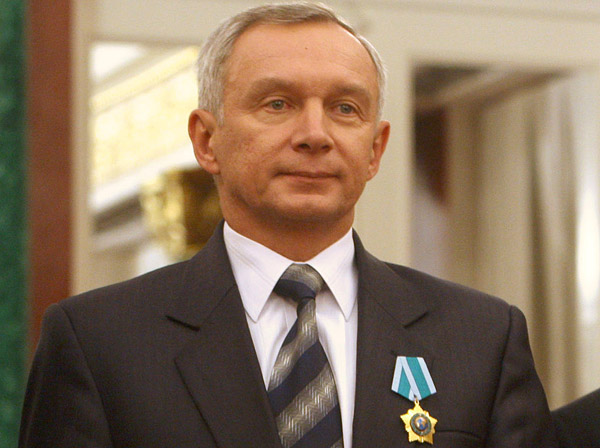
#> input picture labs/lab4/img/image.png, 600 x 448 px
$ python task.py
#> lines starting #> are read from the running program, lines starting #| are printed output that depends on the picture; after the words box and inside, x2 and y2 are one past the last pixel; in counts of white or black regions, pixels touching at a corner belong together
#> further down, img is the input picture: PIL image 600x448 RGB; mean R, G, B 138.4, 117.6, 96.2
from PIL import Image
import numpy as np
import matplotlib.pyplot as plt
from tqdm import tqdm  # Добавляем tqdm для отображения прогресса


def plot_histogram(image):
    r, g, b = image.split()
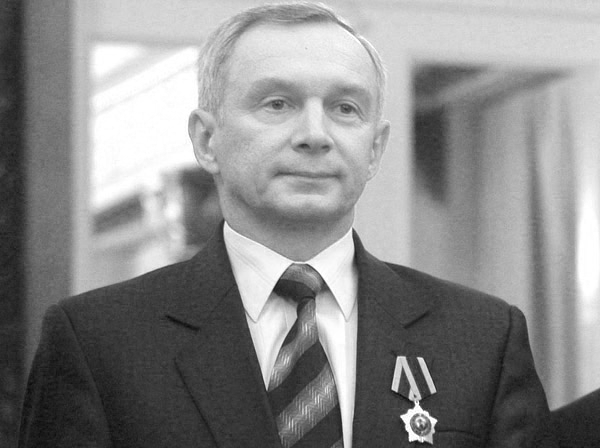
#> r: PIL image 600x448 L; min 9, max 255, mean 138.4
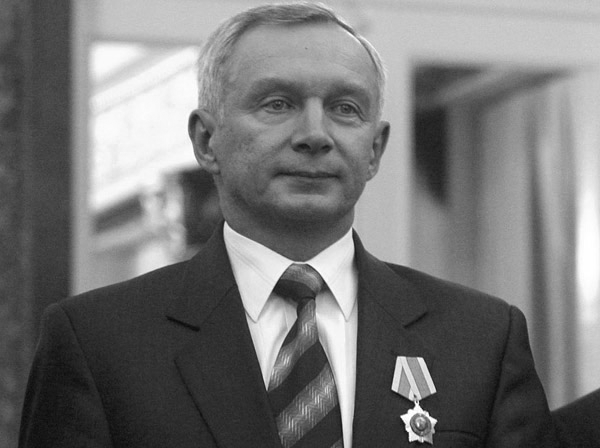
#> g: PIL image 600x448 L; min 9, max 255, mean 117.6
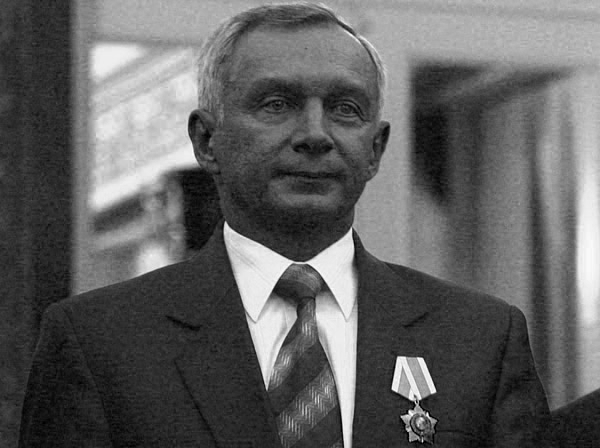
#> b: PIL image 600x448 L; min 0, max 255, mean 96.2
    plt.figure(figsize=(10, 6))
    plt.hist(np.array(r).flatten(), bins=256, color="red", alpha=0.5, label="Red")
    plt.hist(np.array(g).flatten(), bins=256, color="green", alpha=0.5, label="Green")
    plt.hist(np.array(b).flatten(), bins=256, color="blue", alpha=0.5, label="Blue")
    plt.title("Color Histogram")
    plt.xlabel("Pixel Value")
    plt.ylabel("Frequency")
    plt.legend()
    plt.show()
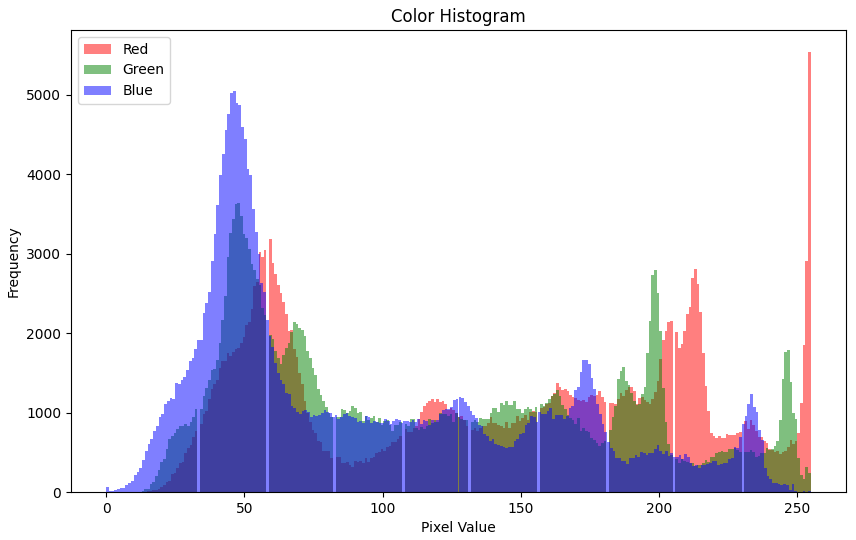
#> figure drawn by matplotlib, 1 panel; tallest bar 5536 high, from x = 254 to 255; tallest bar 3631 high, from x = 47.44 to 48.4; tallest bar 5040 high, from x = 45.82 to 46.82


def to_grayscale(image):
    grayscale_image = image.convert("L")
    grayscale_image.save("./img/grayscale.jpg")
    return grayscale_image


def binarize_image(image, threshold=128):
#> called with threshold = 128
    binarized_image = image.point(lambda p: 255 if p > threshold else 0)
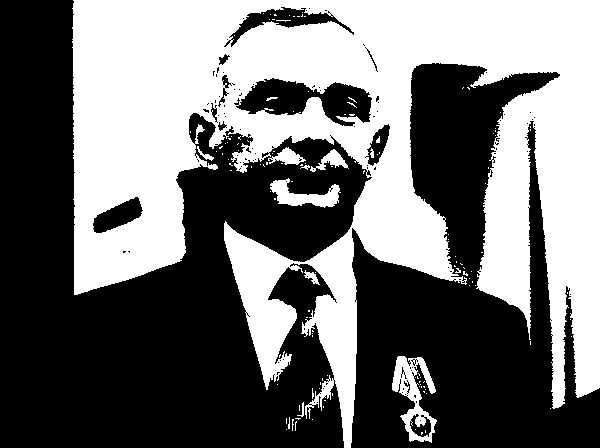
#> binarized_image: PIL image 600x448 L; 44.9% white; 133 white regions (122 under 20 px), largest, box (x1, y1, x2, y2) and area: (72, 0, 600, 448) 116658, (392, 356, 437, 443) 1669, (270, 178, 341, 208) 989
    binarized_image.save("./img/binarized.jpg")
    return binarized_image


def remove_noise_binary(image):
    binary_array = np.array(image)
    height, width = binary_array.shape
#> height = 448; width = 600

    filtered_array = np.copy(binary_array)
    for x in tqdm(range(1, height - 1), desc="Removing binary noise", unit="row"):
        for y in range(1, width - 1):
            neighbors = binary_array[x - 1 : x + 2, y - 1 : y + 2]
            if np.sum(neighbors) < 4 * 255:
                filtered_array[x, y] = 0
            else:
                filtered_array[x, y] = 255
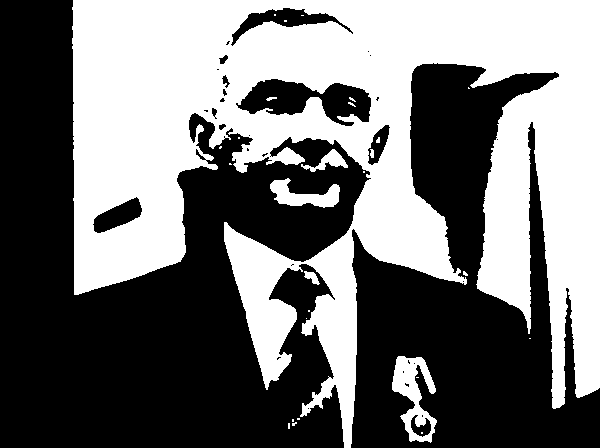
#> filtered_array: shape (448, 600); 45.6% white; 28 white regions (21 under 20 px), largest, box (x1, y1, x2, y2) and area: (72, 0, 600, 448) 118982, (392, 356, 437, 443) 1884, (270, 178, 340, 208) 1051

    filtered_image = Image.fromarray(filtered_array)
    filtered_image.save("./img/binary_noise_removed.jpg")
    return filtered_image


def average_filter(image, kernel_size=3):
#> called with kernel_size = 3
    img_array = np.array(image, dtype=np.float32)
    height, width = img_array.shape
#> height = 448; width = 600
    filtered_array = np.copy(img_array)

    pad = kernel_size // 2
    padded_array = np.pad(img_array, pad, mode="edge")

    for x in tqdm(range(height), desc="Applying average filter", unit="row"):
        for y in range(width):
            neighbors = padded_array[x : x + kernel_size, y : y + kernel_size]
            filtered_array[x, y] = np.mean(neighbors)

    filtered_image = Image.fromarray(filtered_array.astype(np.uint8))
    filtered_image.save("./img/average_filtered.jpg")
    return filtered_image


def median_filter(image, kernel_size=3):
#> called with kernel_size = 3
    img_array = np.array(image, dtype=np.float32)
    height, width = img_array.shape
#> height = 448; width = 600
    filtered_array = np.copy(img_array)

    pad = kernel_size // 2
    padded_array = np.pad(img_array, pad, mode="edge")

    for x in tqdm(range(height), desc="Applying median filter", unit="row"):  # Прогресс
        for y in range(width):
            neighbors = padded_array[x : x + kernel_size, y : y + kernel_size]
            filtered_array[x, y] = np.median(neighbors)

    filtered_image = Image.fromarray(filtered_array.astype(np.uint8))
    filtered_image.save("./img/median_filtered.jpg")
    return filtered_image


def edge_detection_binary(image):
    binary_array = np.array(image)
    height, width = binary_array.shape
#> height = 448; width = 600

    edges_array = np.zeros_like(binary_array)
    for x in tqdm(
        range(1, height - 1), desc="Edge detection on binary image", unit="row"
    ):  # Прогресс
        for y in range(1, width - 1):
            gx = abs(int(binary_array[x + 1, y]) - int(binary_array[x - 1, y]))
            gy = abs(int(binary_array[x, y + 1]) - int(binary_array[x, y - 1]))
            edges_array[x, y] = 255 if gx + gy > 0 else 0
#> edges_array: shape (448, 600); 4.4% white in thin lines or dots, all inside (x1, y1, x2, y2) = (71, 1, 599, 447)

    edges_image = Image.fromarray(edges_array)
    edges_image.save("./img/binary_edges.jpg")
    return edges_image


def edge_detection_grayscale(image):
    img_array = np.array(image, dtype=np.float32)
    height, width = img_array.shape
#> height = 448; width = 600

    edges_array = np.zeros_like(img_array)
    for x in tqdm(
        range(1, height - 1), desc="Edge detection on grayscale image", unit="row"
    ):  # Прогресс
        for y in range(1, width - 1):
            gx = abs(img_array[x + 1, y] - img_array[x - 1, y])
            gy = abs(img_array[x, y + 1] - img_array[x, y - 1])
            edges_array[x, y] = min(255, gx + gy)
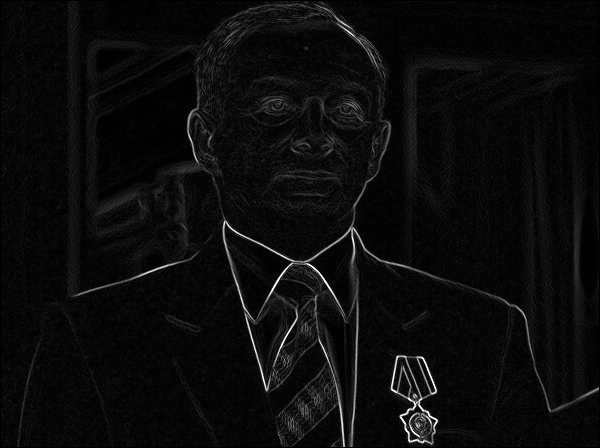
#> edges_array: shape (448, 600) float32; min 0, max 255, mean 11.4

    edges_image = Image.fromarray(edges_array.astype(np.uint8))
    edges_image.save("./img/grayscale_edges.jpg")
    return edges_image


if __name__ == "__main__":
    # Укажите путь к вашему изображению
    img_path = "./img/image.png"
    img = Image.open(img_path).convert("RGB")

    print("1. Построение гистограммы изображения...")
    plot_histogram(img)

    print("2. Преобразование в полутоновое изображение...")
    grayscale_img = to_grayscale(img)

    print("3. Бинаризация изображения...")
    binarized_img = binarize_image(grayscale_img)

    print("4. Устранение шумов на бинарном изображении...")
    binary_denoised = remove_noise_binary(binarized_img)

    print("5. Усредняющий фильтр на полутоновом изображении...")
    average_filtered_img = average_filter(grayscale_img)

    print("6. Медианный фильтр на полутоновом изображении...")
    median_filtered_img = median_filter(grayscale_img)

    print("7. Выделение границ на бинарном изображении...")
    binary_edges = edge_detection_binary(binary_denoised)

    print("8. Выделение границ на полутоновом изображении...")
    grayscale_edges = edge_detection_grayscale(grayscale_img)

    print("Все операции завершены!")


# [166 lines of commented-out code are left out]
